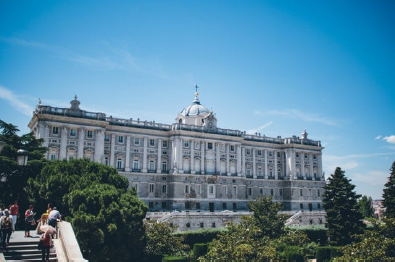
#> input picture PDI/Images/madrid.png, 395 x 262 px
$ python Getting_Started_with_images.py
#> lines starting #> are read from the running program, lines starting #| are printed output that depends on the picture
import cv2                                              # Importa la biblioteca OpenCV

img = cv2.imread("../Images/madrid.png", 0)            # Lee la imagen en escala de grises
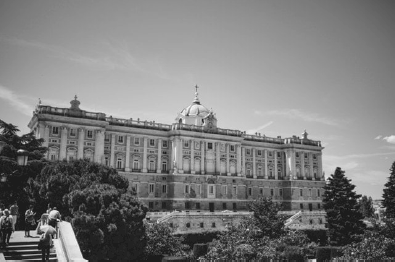
#> img: shape (262, 395); min 21, max 251, mean 123.9

cv2.imshow("Figure1", img)                     # Muestra la imagen en una ventana llamada "Figure1"

k = cv2.waitKey(0)                                     # Espera una tecla y guarda su código ASCII
#> (key Esc is pressed here)

if k == 27:                                            # Si se presiona la tecla ESC
    cv2.destroyAllWindows()                            # Cierra todas las ventanas de OpenCV

elif k == ord('s') & 0xff:                             # Si se presiona la tecla 's'
    cv2.destroyAllWindows()                            # Cierra todas las ventanas
    print('salvando imagen')                           # Muestra mensaje de guardado
    print(img.shape)                                   # Muestra las dimensiones de la imagen
    cv2.imwrite("../Created_Images/madridgray.png",img)     # Guarda la imagen en disco

$ run again, with PDI/Images/damaged_astronaut.png copied over PDI/Images/madrid.png
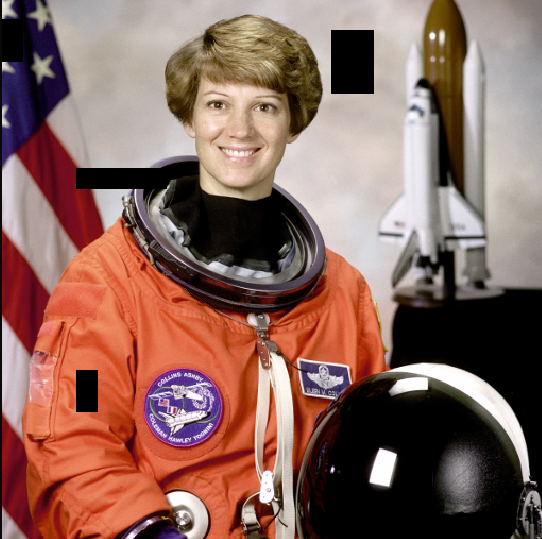
#> input picture PDI/Images/damaged_astronaut.png, 542 x 539 px
#> `img = cv2.imread("../Images/madrid.png", 0)`:
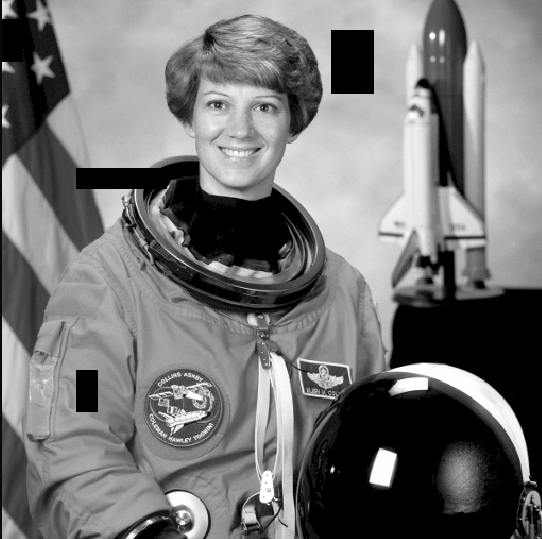
#> img: shape (539, 542); min 0, max 255, mean 116.4
